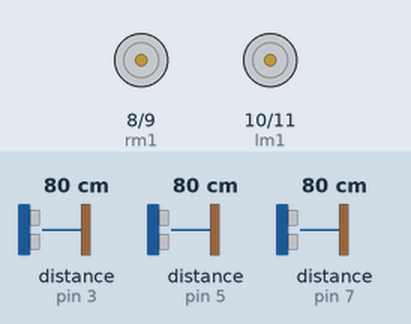
Recording of a sketch running on a simulated Arduino Uno, built with avr-gcc and run on an emulated ATmega328P. Shown: motor-driver pin pairs drawn as motors (green arrow = first pin HIGH = forward, orange = second pin HIGH = backward, longer = more drive). Wiring (inferred from the names in the program): 3 × ultrasonic range finder: trigger pin 2, echo pin 3 / trigger pin 4, echo pin 5 / trigger pin 6, echo pin 7. The inputs (shaded band) are chosen by the test bench; at power-on: distance to the obstacle (sensors on pin 3, pin 5, pin 7) 80 cm. The echo pulse lasts 58.3 µs per cm; what the sketch prints to the serial monitor is not drawn. At 0.9 s the program stops and its outputs stay as they are.

Above: at 0.15 s.
Timing chart, 0 to 2.4 s (numbered marks = the images above):
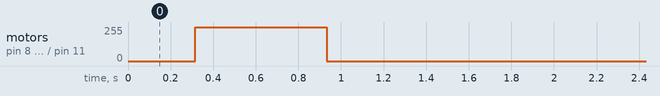

Measured:
- by itself, motor on pin 8 (rm1) / pin 9 (rm2), motor on pin 10 (lm1) / pin 11 (lm2): stopped → forward 255/255 at 0.32 s, → stopped 0.62 s later

The sketch:

wall2.ino
```cpp
//initial maze solving logic...has bugs..
//left hand rule
int trig1 = 2;
int echo1= 3;
int trig2 = 4;
int echo2 = 5;
int trig3 = 6;
int echo3 = 7;
int dur1, dist1;
int dur2, dist2;
int dur3, dist3;
int tdelay = 750;
int i = 0;
int fdelay = 500;
int crit = 10;
int critm=10;
int lm1 = 10;
int lm2 = 11;
int rm1 = 8;
int rm2 = 9;
char directions[30];
void inch()
{
  Stop();
  delay(100);
  front();
  delay(500);
  ultrasonic1();
  ultrasonic2();
  ultrasonic3();
  delay(100);
}
void reverseinch()
{
  back();
  delay(500);
}

void left()
{
  digitalWrite(lm1, HIGH);
  digitalWrite(lm2, LOW );
  digitalWrite(rm1, LOW);
  digitalWrite(rm2, HIGH);
}
void smallright()
{
  digitalWrite(lm1, HIGH);
  digitalWrite(lm2, LOW );
  digitalWrite(rm1, LOW);
  digitalWrite(rm2, LOW);
}

void right()
{
  digitalWrite(lm1, LOW);
  digitalWrite(lm2, HIGH );
  digitalWrite(rm1, HIGH);
  digitalWrite(rm2, LOW);
}
void smallleft()
{
  digitalWrite(lm1, LOW);
  digitalWrite(lm2, LOW );
  digitalWrite(rm1, HIGH);
  digitalWrite(rm2, LOW);
}

void front()
{
  digitalWrite(lm1, HIGH);
  digitalWrite(lm2, LOW );
  digitalWrite(rm1, HIGH);
  digitalWrite(rm2, LOW);
}

void back()
{
  digitalWrite(lm1, LOW);
  digitalWrite(lm2, HIGH);
  digitalWrite(rm1, LOW);
  digitalWrite(rm2, HIGH);
}
void Stop()
{
  digitalWrite(lm1, LOW);
  digitalWrite(lm2, LOW);
  digitalWrite(rm1, LOW);
  digitalWrite(rm2, LOW);
}

void printing(char prtdirection[])
{
  for (i = 0; prtdirection[i] != 'E'; i++)
  {
    Serial.print(prtdirection[i]);
  }
  delay(2000);
}
void ultrasonic1()
{

  digitalWrite(trig1, 0);
  delayMicroseconds(2);
  digitalWrite(trig1, 1);
  delayMicroseconds(10);
  digitalWrite(trig1, 0);
  dur1= pulseIn(echo1, 1);
  dist1 = (dur1 * (0.034 / 2));
}
void ultrasonic2()
{

  digitalWrite(trig2, 0);
  delayMicroseconds(2);
  digitalWrite(trig2, 1);
  delayMicroseconds(10);
  digitalWrite(trig2, 0);
  dur2 = pulseIn(echo2, 1);
  dist2 = (dur2 * (0.034 / 2));
}
void ultrasonic3()
{

  digitalWrite(trig3, 0);
  delayMicroseconds(2);
  digitalWrite(trig3, 1);
  delayMicroseconds(10);
  digitalWrite(trig3, 0);
  dur3 = pulseIn(echo3, 1);
  dist3 = (dur3 * (0.034 / 2));
}

void setup()
{
  Serial.begin(9600);
  pinMode(trig1, OUTPUT);
  pinMode(echo1, INPUT);
  pinMode(trig2, OUTPUT);
  pinMode(echo2, INPUT);
  pinMode(trig3, OUTPUT);
  pinMode(echo3, INPUT);
  pinMode(8, OUTPUT);
  pinMode(9, OUTPUT);
  pinMode(10, OUTPUT);
  pinMode(11, OUTPUT);
}

void loop()
{
  ultrasonic1();
  Serial.print("left sensor    ");
  Serial.println(dist1);
  ultrasonic2();
  Serial.print("middle sensor    ");
  Serial.println(dist2);
  ultrasonic3();
  Serial.print("right sensor    ");
  Serial.println(dist3);

  delay(200);
  //straight
  if ((dist1 < crit) && (dist2 > critm) && (dist3 < crit))
  {
    Serial.println("straight");
    Serial.println("");
    front();
//    if ((dist1 == (7 || 8 || 9)) && (dist2 > crit) && (dist3 == (7 || 8 || 9)))
//  {
//        Serial.println("forward");
//        front();
//        }
//      if ((dist1 > 9) && (dist2 > crit) && (dist3 < 7))
//      {
//        Serial.println("s-left");
//        smallleft();
//      }
//       if ((dist1 <7) && (dist2 > crit) && (dist3 >9))
//      {
//        Serial.println("s-right.");
//        smallright();
//      }
  }
  //left
  else if ((dist1 > crit) && (dist2 < critm) && (dist3 < crit))
  {
    Serial.println("left");
    Serial.println("");
    left();
  }
  //right
  else if ((dist1 < crit) && (dist2 < critm) && (dist3 > crit))
  {
    Serial.println("right");
    Serial.println("");
    right();
    delay(150);
  }
  //deadend
  else if ((dist1 < crit) && (dist2 < critm) && (dist3 < crit))
  {
    Serial.println("uturn");
    Serial.println("");
    right();
    delay(tdelay);
    directions[i] = 'U';
    i++;
  }
  //straight and right
  else if ((dist1 < crit) && (dist2 > critm) && (dist3 > crit))
  {
    Serial.println("straight");
    Serial.println("");
    front();
    directions[i] = 'S';
    i++;
  }
  //straight and left
  else if ((dist1 > crit) && (dist2 > critm) && (dist3 < crit))
  {
    Serial.println("left");
    Serial.println("");
    left();
    directions[i] = 'L';
    i++;
  }
  //t-intersection
  else if ((dist1 > crit) && (dist2 < critm) && (dist3 > crit))
  {
    Serial.println("left");
    Serial.println("");
    left();
    directions[i] = 'L';
    i++;
  }
  //four-way or end
  else if ((dist1 > crit) && (dist2 > critm) && (dist3 > crit))
  {
    inch();
    if ((dist1 < crit) && (dist2 > critm) && (dist3 < crit))
    {
      reverseinch();
      Serial.println("left");
      Serial.println("");
      left();
      directions[i] = 'L';
      i++;
    }
    else
    {
      Serial.println("stop");
      Serial.println("");
      directions[i] = 'E';
      i++;
      while (1)
      {
        Stop();
      }
    }
  }
}
```
